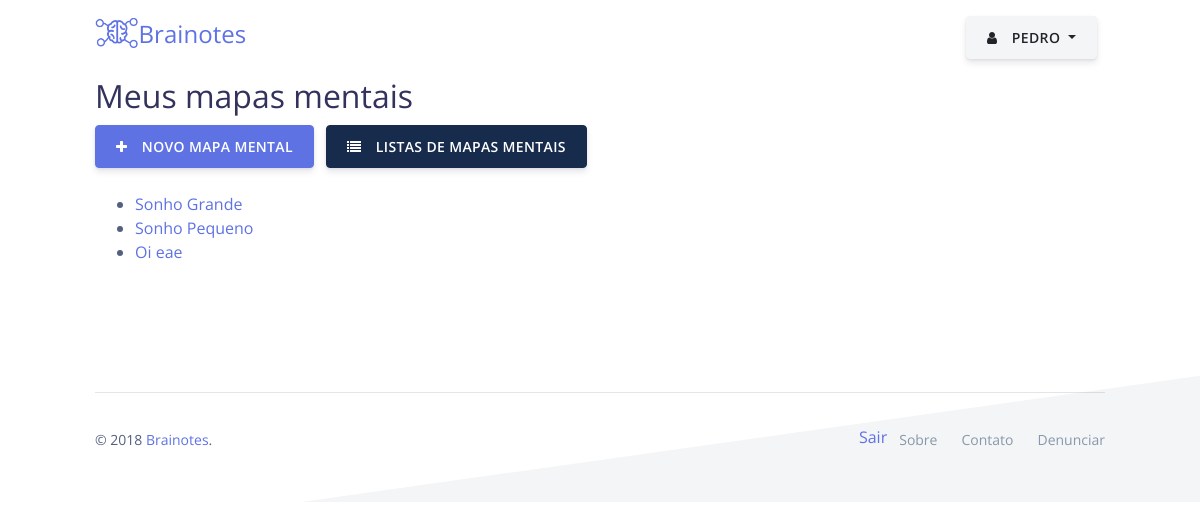
/ (signed in), run on the app's committed database.
### mindmaps/models.py (models this page shows)
class CustomUser(AbstractUser):
    objects = CustomUserManager()
    name = models.CharField(max_length=128)
    email = models.CharField(max_length=128)
    password = models.CharField(max_length=128)
    language = models.CharField(max_length=8)
    nickname = models.CharField(max_length=32)
    public_id = models.CharField(max_length=16)
    bio = models.TextField()

class Map(models.Model):
    title = models.CharField(max_length=128)
    ispublic = models.BooleanField(default=False)
    author = models.ForeignKey(CustomUser, on_delete=models.SET_NULL, null=True, related_name="mymaps")
    public_id = models.CharField(max_length=16)
    friendly_url = models.CharField(max_length=128)
    language = models.CharField(max_length=8)

### mindmaps/views.py (the view)
# urls.py: path("", views.index, name="index"),
def index(request):
    if request.user.is_authenticated:
        try:
            maps = Map.objects.filter(author=request.user)
        except Map.DoesNotExist:
            raise Http404("No map found")
        context = {
            "maps": maps
        }
        return render(request, 'maps/mymaps.html', context)
    else:
        context = {
            "maps": Map.objects.all(),
        }
        return render(request, "maps/index.html", context)

### mindmaps/templates/maps/mymaps.html (shortened to what this page needs)
{% extends "../maps/base.html" %}
{% block body %}
{% load static %}
<div class="container">
  <h2>Meus mapas mentais</h2>
  <a href="{% url 'newmindmap'%}" class="btn btn-icon btn-primary">
    <span class="btn-inner--icon" color="white"><i class="fa fa-plus"></i></span>
    <span class="btn-inner--text">Novo mapa mental</span>
  </a>
  <a href="{% url 'alllistings'%}" class="btn btn-icon btn-default">
    <span class="btn-inner--icon" color="white"><i class="fa fa-list"></i></span>
    <span class="btn-inner--text">Listas de mapas mentais</span>
  </a>
  <br><br>
  <ul>
    {% for map in maps %}
      <li>
        <a href="{% url 'map' map.id %}">{{ map.title }}</a>
      </li>
    {% empty %}
    No Mindmaps found.
    {% endfor %}
  </ul>
</div>
{% endblock %}

### mindmaps/templates/maps/base.html (shortened to what this page needs)
<!DOCTYPE html>
<html>
<head>
  {% load static %}
  <link type="text/css" href="{% static "css/style.css" %}" rel="stylesheet">
  <link href="{% static "vendor/nucleo/css/nucleo.css" %}" rel="stylesheet">
  <link href="{% static "vendor/font-awesome/css/font-awesome.min.css" %}" rel="stylesheet">
</head>
<body>
  <header class="header-global">
    <nav id="navbar-main" class="navbar navbar-main navbar-expand-lg navbar-transparent navbar-light">
      <div class="container">
        <a class="navbar-brand mr-lg-5" href="{% url 'index' %}">
          <img src="{% static "img/logo.png" %}" style="float: left;">
          <h1 class="logo-text">Brainotes</h1>
        </a>
        <div class="navbar-collapse collapse" id="navbar_global">
          <ul class="navbar-nav align-items-lg-center ml-lg-auto">
            {% if user.is_authenticated %}
            <div class="dropdown">
              <button class="btn btn-icon btn-secondary dropdown-toggle" type="button" id="dropdownMenuButton" data-toggle="dropdown" aria-haspopup="true" aria-expanded="false">
                <span class="btn-inner--icon" color="white"><i class="fa fa-user"></i></span>
                <span class="btn-inner--text">{{ user.username }}</span>
              </button>
            </div>
            {% endif %}
          </ul>
        </div>
      </div>
    </nav>
  </header>
    {% block body %}
    {% endblock %}
  <footer class="footer has-cards">
    <div class="container">
      <hr>
      <div class="row align-items-center justify-content-md-between">
        <div class="col-md-6">
          <div class="copyright">
            &copy; 2018
            <a href="" target="_blank">Brainotes</a>.
          </div>
        </div>
        <div class="col-md-6">
          <ul class="nav nav-footer justify-content-end">
            {% if user.is_authenticated %}
            <li class="nav-item">
              <a href="{% url 'logout'%}">Sair</a>
            </li>
            {% endif %}
            <li class="nav-item">
              <a href="" class="nav-link" target="_blank">Sobre</a>
            </li>
            <li class="nav-item">
              <a href="" class="nav-link" target="_blank">Contato</a>
            </li>
            <li class="nav-item">
              <a href="" class="nav-link" target="_blank">Denunciar</a>
            </li>
          </ul>
        </div>
      </div>
    </div>
  </footer>
</body>
</html>

### data on the page
CustomUser: username "PEDRO"
Map: title "Sonho Grande"
Map: title "Sonho Pequeno"
Map: title "Oi eae"
